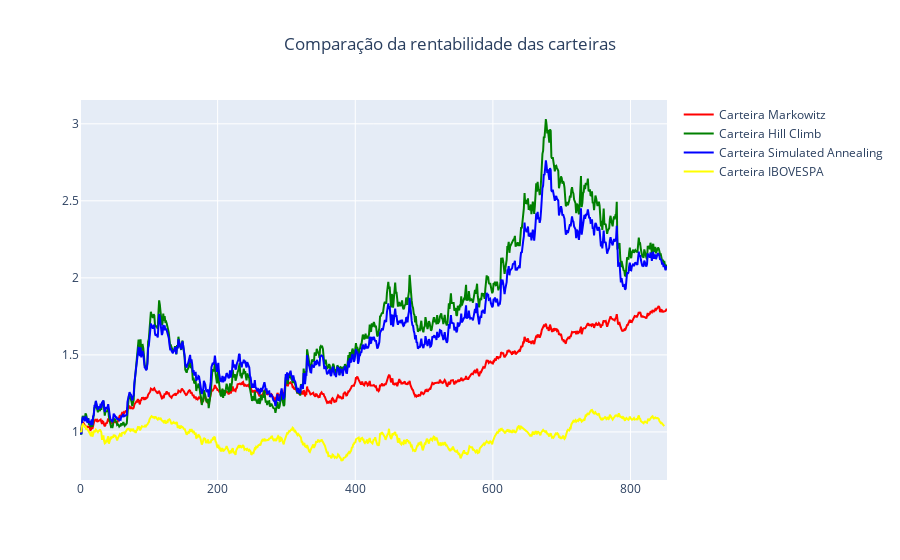

Notebook code cell kept with this figure:
### Code cell
# Criando gráfico das cotações
figura = px.line(title = 'Comparação da rentabilidade das carteiras')

for i, coluna in enumerate(df_carteira_normalizado.columns):
    figura.add_scatter(x=df_carteira_normalizado.index, y=df_carteira_normalizado[coluna], name=coluna, line=dict(color=cores[i]))


figura.update_layout(
    
    title_x=0.5
)

figura.show()

### Figure 1 — Plotly figure (JSON) as saved in the notebook; plotly's stock layout.template omitted (floating-point values rounded to 4 significant figures; data arrays with more than 128 entries replaced by an {"elided": "..."} marker saying what was removed)
{"data": [{"hovertemplate": "<extra></extra>", "legendgroup": "", "line": {"color": "#636efa", "dash": "solid"}, "marker": {"symbol": "circle"}, "mode": "lines", "name": "", "orientation": "v", "showlegend": false, "type": "scatter", "xaxis": "x", "yaxis": "y"}, {"line": {"color": "Red"}, "name": "Carteira Markowitz", "type": "scatter", "x": {"elided": "854 int values"}, "y": {"elided": "854 float values"}}, {"line": {"color": "Green"}, "name": "Carteira Hill Climb", "type": "scatter", "x": {"elided": "854 int values"}, "y": {"elided": "854 float values"}}, {"line": {"color": "Blue"}, "name": "Carteira Simulated Annealing", "type": "scatter", "x": {"elided": "854 int values"}, "y": {"elided": "854 float values"}}, {"line": {"color": "Yellow"}, "name": "Carteira IBOVESPA", "type": "scatter", "x": {"elided": "854 int values"}, "y": {"elided": "854 float values"}}], "layout": {"legend": {"tracegroupgap": 0}, "title": {"text": "Comparação da rentabilidade das carteiras", "x": 0.5}, "xaxis": {"anchor": "y", "domain": [0, 1]}, "yaxis": {"anchor": "x", "domain": [0, 1]}}}
